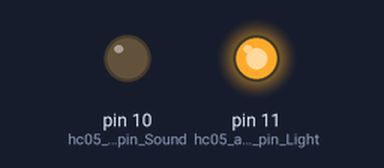
This sketch was run on a simulated Arduino Mega 2560, built with avr-gcc and run on an emulated ATmega2560. On the bench: output pins drawn as LEDs (lit = HIGH). The modem accepts every AT command (registered, SIM ready, sends succeed) and sends nothing else.

Above: at 0.1 s.
At 1.1 s:
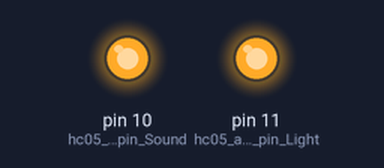
At 23.5 s:
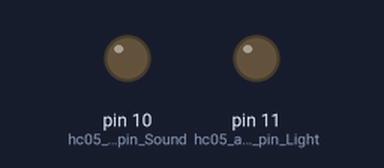
Timing chart, 0 to 25.0 s (numbered marks = the images above):
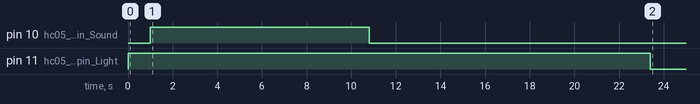

The sketch:

Master_BLE.ino
```cpp
// Contrôle du mode AT du HC-05
const int hc05_at_control_pin_Sound = 10;
const int hc05_at_control_pin_Light = 11;

void setup()
{
  // Configurer le pin de contrôle HC-05 Light
  pinMode(hc05_at_control_pin_Light, OUTPUT);
  digitalWrite(hc05_at_control_pin_Light, HIGH); // Activer le mode AT
  Serial1.begin(38400);                          // Communication with Light

  delay(1000);

  Serial2.begin(9600); // Communication with Phone
  // Serial3.begin(9600); // Communication with Sound

  // Configurer le pin de contrôle HC-05 Sound
  pinMode(hc05_at_control_pin_Sound, OUTPUT);
  digitalWrite(hc05_at_control_pin_Sound, HIGH); // Activer le mode AT
  Serial3.begin(38400);                          // Vitesse en bauds pour la communication avec le HC-05

  // Attendre que le module HC-05 soit prêt
  delay(1000);

  // SOUND MODULE
  // Envoyer les commandes AT pour la configuration
  sendATCommandSound("AT");
  sendATCommandSound("AT+ORGL");
  sendATCommandSound("AT+IAC?");

  sendATCommandSound("AT+NAME=MAITRE");
  sendATCommandSound("AT+NAME?");

  sendATCommandSound("AT+PSWD=1234");

  sendATCommandSound("AT+RMAAD");
  sendATCommandSound("AT+ROLE=1");
  sendATCommandSound("AT+UART=38400,0,0");
  // Remplacez par l'adresse module esclave IDUINO 98d3:51:fe0b54   111330 98d3:31:f61b53 38400 98d3:32:70f6c1
  sendATCommandSound("AT+BIND=98d3,51,fe0b54"); // IDUINO 98d3:51:fe0b54
  // sendATCommandSound("AT+BIND=98d3,31,f61b53"); //111330 98d3:31:f61b53
  // sendATCommandSound("AT+BIND=98d3,32,70f6c1"); //38400 98d3:32:70f6c1

  sendATCommandSound("AT+CMODE=0");

  // sendATCommandSound("AT+INIT");
  // AT+INIT mode qui permet l'appairage
  // AT+INQ" pour détecter l'Esclave

  // Désactiver le mode AT
  digitalWrite(hc05_at_control_pin_Sound, LOW);
  delay(1000); // Petite pause après désactivation du mode AT
  sendATCommandSound("AT+RESET");

  // Attendre que le module redémarre
  delay(2000);

  // LIGHT MODULE
  // Envoyer les commandes AT pour la configuration
  sendATCommandLight("AT");
  sendATCommandLight("AT+ORGL");
  sendATCommandLight("AT+IAC?");

  sendATCommandLight("AT+NAME=MAITRE");
  sendATCommandLight("AT+NAME?");

  sendATCommandLight("AT+PSWD=1234");

  sendATCommandLight("AT+RMAAD");
  sendATCommandLight("AT+ROLE=1");
  sendATCommandLight("AT+UART=38400,0,0");
  // Remplacez par l'adresse module esclave IDUINO 98d3:51:fe0b54   111330 98d3:31:f61b53 38400 98d3:32:70f6c1
  sendATCommandLight("AT+BIND=000e,ea,cf750a"); // IDUINO 98d3:51:fe0b54
  // sendATCommandSound("AT+BIND=98d3,31,f61b53"); //111330 98d3:31:f61b53
  // sendATCommandSound("AT+BIND=98d3,32,70f6c1"); //38400 98d3:32:70f6c1

  sendATCommandLight("AT+CMODE=0");

  // sendATCommandSound("AT+INIT");
  // AT+INIT mode qui permet l'appairage
  // AT+INQ" pour détecter l'Esclave

  // Désactiver le mode AT
  digitalWrite(hc05_at_control_pin_Light, LOW);
  delay(1000); // Petite pause après désactivation du mode AT
  sendATCommandLight("AT+RESET");

  // Attendre que le module redémarre
  delay(2000);
}

void loop()
{
  // Send Light info to Phone
  if (Serial1.available())
  {
    char data = Serial1.read(); // Get Light data
    Serial2.write(data);        // Send to phone
  }

  // Send Phone commands to Light and Sound
  if (Serial2.available())
  {
    char data = Serial2.read(); // Get Phone data
    Serial1.write(data);        // Send to Light
    Serial3.write(data);        // Send to Sound
  }
}

void sendATCommandSound(const String &command)
{
  Serial3.println(command); // Envoyer la commande AT
  delay(800);               // Attendre un peu pour la réponse

  // Lire et afficher la réponse
  while (Serial3.available())
  {
    char c = Serial3.read();
  }
}

void sendATCommandLight(const String &command)
{
  Serial1.println(command); // Envoyer la commande AT
  delay(800);               // Attendre un peu pour la réponse

  // Lire et afficher la réponse
  while (Serial1.available())
  {
    char c = Serial1.read();
  }
}
```
